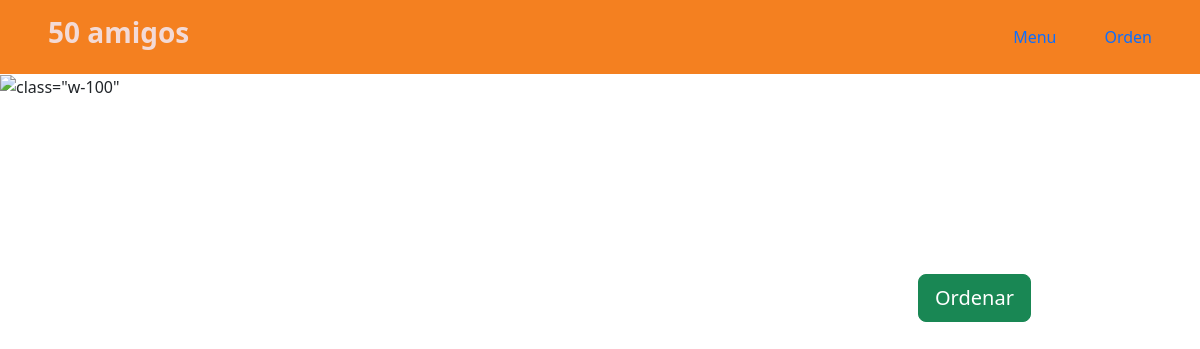
Before: /menu/Sopas/5/ (signed in) with the older database file.
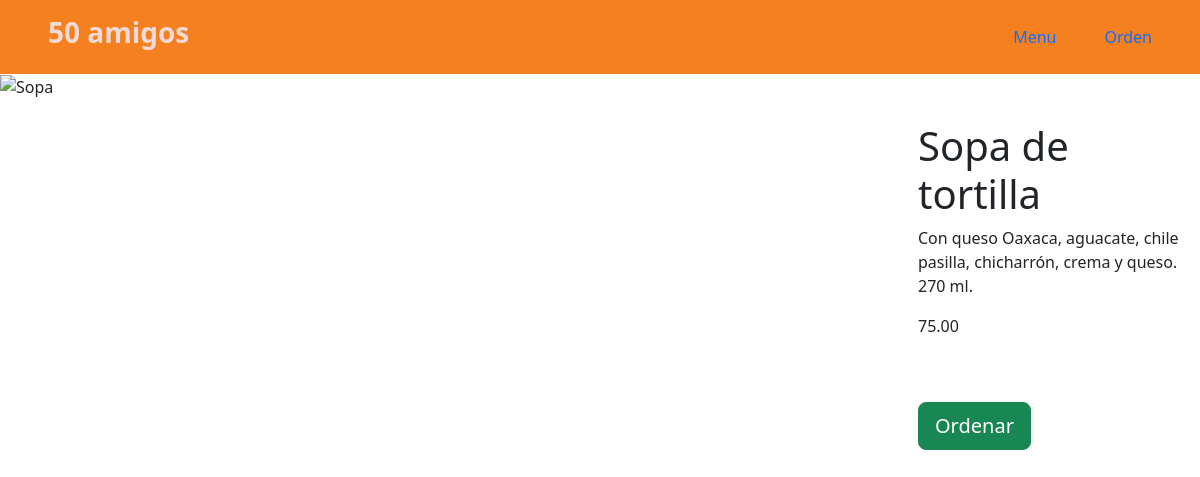
After: the same page with the newer database file.
### RestaurantApp/models.py (models this page shows, shortened)
class Menu(models.Model):
    name = models.CharField(max_length=200, unique=True)
    description = models.TextField(blank=True)
    price = models.DecimalField(max_digits=6, decimal_places=2)
    category = models.ForeignKey(Categories, on_delete=models.CASCADE)

### RestaurantApp/views.py (the view)
# urls.py: path('menu/<str:category_id>/<int:item_id>/', views.menu_item_detail, name='item_details'),
@login_required
def menu_item_detail(request, category_id, item_id):
    if request.method == 'GET':
        try:
            item = get_object_or_404(Menu, pk=item_id)
            return render(request, 'item_detail.html', {
                'item': item,
            })
        except:
            pass
    return render(request, 'item_detail.html')

### RestaurantApp/models.py (called while the page is built)
    def __str__(self) -> str:
        return self.name

### RestaurantApp/templates/item_detail.html (shortened to what this page needs)
{% extends 'base.html' %}
{% block content %}
<div class="row vh-100">
<div class="col">
    <img src="https://images.unsplash.com/photo-1482049016688-2d3e1b311543?ixlib=rb-4.0.3&ixid=M3wxMjA3fDB8MHxwaG90by1wYWdlfHx8fGVufDB8fHx8fA%3D%3D&auto=format&fit=crop&w=710&q=80"
    alt={{item.name}}
    class="w-100"
    >
</div>
<div class="col-3 mt-5 d-flex flex-column justify-content-between h-25">
    <div>
        <h1 class="fs-1">{{item.name}}</h1>
        <p>{{item.description}}</p>
        <p>{{item.price}}</p>
    </div>
    <div class="mt-5">
        <form action="{% url 'item_add' item.category item.id %}" method="post">
            <button class="btn btn-success btn-lg" type="submit">
                Ordenar
            </button>
        </form>
    </div>
</div>
</div>
{% endblock %}

### RestaurantApp/templates/base.html (shortened to what this page needs)
{% load static %}
<!DOCTYPE html>
<html lang="en">
<head>
    <link href="https://cdn.jsdelivr.net/npm/bootstrap@5.3.0/dist/css/bootstrap.min.css" rel="stylesheet">
    <link href="{% static 'global.css' %}" rel="stylesheet">
<body>
    <main>
    <nav
        class="navbar sticky-top container-fluid d-flex justify-content-between align-items-center px-5 py-3 bg-orange"
        style="background-color: #f48020;"
    >
        <div class="text-center">
            <h1 class="fs-3 fw-semibold">
                {% if request.path == '/' %}
                <a href="{% url 'home' %}" style="color: rgba(243, 222, 222, 0.961);">
                {% elif request.path == '/dinamica/result/' %}
                <a href="#" style="color: rgba(243, 222, 222, 0.961);">
                {% else %}
                <a href="{% url 'menu' %}" style="color: rgba(243, 222, 222, 0.961);">
                {% endif %}
                    50 amigos
                </a>
            </h1>
        </div>
        {% if request.path != '/' and request.path != '/dinamica/result/' %}
        <div class="ml-auto">
            <ul class="d-flex align-items-center gap-5 list-unstyled my-auto">
                <li class="align-self-center">
                    <a href="{% url 'menu' %}">
                        Menu
                    </a>
                </li>
                {% if request.path != '/orden/' and request.path != '/dinamica/result/' %}
                <li class="align-self-center">
                    <a href="{% url 'cart' %}">
                        Orden
                    </a>
                </li>
                {% endif %}
            </ul>
        </div>
        {% endif %}
    </nav>
    <div>
        {% block content %}
        {% endblock %}
    </div>
    </main>
</body>
</html>

### static/global.css (style rules this page uses)
html { font-family: 'Raleway', sans-serif !important; }
a:link, a:hover, a:visited, a:active { text-decoration: none; }

### RestaurantApp/templates/base.html (style rules this page uses)
main { max-height: 95vh; max-width: 100vw; }

Changed rows visible on the page:
added Menu: name "Sopa de tortilla", description "Con queso Oaxaca, aguacate, chile pasilla, chicharrón, crema y queso. 270 ml.", price "75.00"
